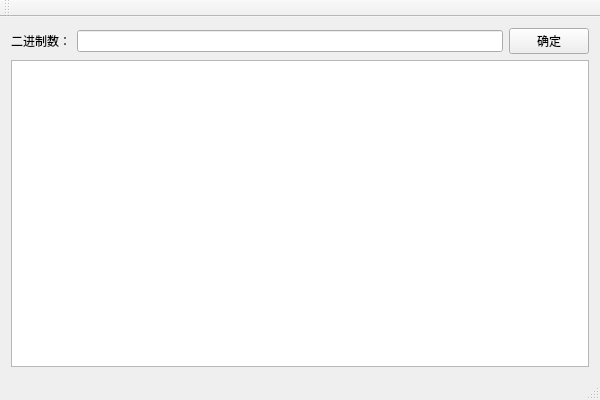
<?xml version="1.0" encoding="UTF-8"?>
<ui version="4.0">
 <class>binNumber_transfromClass</class>
 <widget class="QMainWindow" name="binNumber_transfromClass">
  <property name="geometry">
   <rect>
    <x>0</x>
    <y>0</y>
    <width>600</width>
    <height>400</height>
   </rect>
  </property>
  <property name="windowTitle">
   <string>binNumber_transfrom</string>
  </property>
  <widget class="QWidget" name="centralWidget">
   <layout class="QVBoxLayout" name="verticalLayout">
    <item>
     <layout class="QHBoxLayout" name="horizontalLayout_2">
      <item>
       <widget class="QLabel" name="label">
        <property name="text">
         <string>二进制数：</string>
        </property>
       </widget>
      </item>
      <item>
       <widget class="QLineEdit" name="lineEdit"/>
      </item>
      <item>
       <widget class="QPushButton" name="pushButton">
        <property name="text">
         <string>确定</string>
        </property>
       </widget>
      </item>
     </layout>
    </item>
    <item>
     <widget class="QTextEdit" name="textEdit"/>
    </item>
   </layout>
  </widget>
  <widget class="QMenuBar" name="menuBar">
   <property name="geometry">
    <rect>
     <x>0</x>
     <y>0</y>
     <width>600</width>
     <height>26</height>
    </rect>
   </property>
  </widget>
  <widget class="QToolBar" name="mainToolBar">
   <attribute name="toolBarArea">
    <enum>TopToolBarArea</enum>
   </attribute>
   <attribute name="toolBarBreak">
    <bool>false</bool>
   </attribute>
  </widget>
  <widget class="QStatusBar" name="statusBar"/>
 </widget>
 <layoutdefault spacing="6" margin="11"/>
 <resources>
  <include location="binnumber_transfrom.qrc"/>
 </resources>
 <connections/>
</ui>
